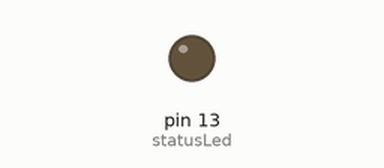
Recording of a sketch running on a simulated Teensy 4. Shown: output pins drawn as LEDs (lit = HIGH). What the sketch prints to the serial monitor is not drawn.

Above: at 1.1 s.
At 6.25 s:
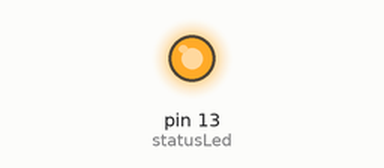
Timing chart, 0 to 8.1 s (numbered marks = the images above):
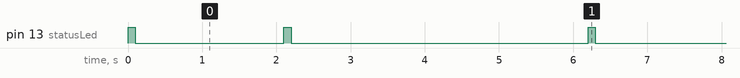

Measured:
- by itself, pin 13 (statusLed): repeats every 6.2 s: LOW 2.0 s, HIGH 0.10 s, LOW 4.0 s, HIGH 0.10 s, until it stays LOW from 33.2 s
- by itself, everything shown: repeats every 6.2 s, in 4 steps

The sketch:

Queen_Firmware_TEST.ino
```cpp
/*
 * Queen Serial: SH -> 0x13A200, SL -> 0x41515876
 * Scout 1 Serial: SH -> 0x13A200, SL -> 0x4164D65A
 * Scout 2 Serial: SH -> 0x13A200, SL -> 0x41515879
 * Hive Serial: SH -> 0013A200, SL -> 414FF265
 * Scout PCB Serial: SH -> 0013A200, SL -> 4151A85D
 * Queen PCB Serial: SH -> 0013A200, SL -> 4151A855
 */

//Libraries
#include <XBee.h> //XBee library

//Variable Definition
//int scoutSerials[1][2] = {{0x13A200,0x4164D65A}}; //Serial numbers of all scout devices connected to queen, form of [SH,SL]
int scoutSerials[1][2] = {{0x13A200,0x4151A85D}}; //PCB Scout
uint8_t accumlatedScoutData[83]; //Tablet sends single package of accumulated data
uint8_t requestSX[83]; //Tablet requests SX transmission routine

uint32_t timer = millis();
uint32_t timer1 = millis();
float Pi = 3.14159;
int count = 0; //Counter to track repetitions of searching cycles

//XBee Preamble
#define XBeeSerial Serial1 //Teensy Ports 0/RX1 and 1/TX1
#define SXSerial Serial3   //Teensy Ports 9/RX2 and 10/TX2
XBee xbee = XBee(); //Create XBee object
XBee SXxbee = XBee();
XBeeResponse response = XBeeResponse();

XBeeAddress64 hiveAddr64 = XBeeAddress64(0x0013A200,0x414FF2A7);

//Tablet Preamble
#define TabletSerial Serial //USB Serial

int statusLed = 13;
int button1 = 3;
int button2 = 4;

volatile unsigned long last_interrupt;

void flashLed(int pin, int times, int wait) {

  for (int i = 0; i < times; i++) {
    digitalWrite(pin, HIGH);
    delay(wait);
    digitalWrite(pin, LOW);

    if (i + 1 < times) {
      delay(wait);
    }
  }
}

//void buttonPress(){
//  if (millis() - last_interrupt > 1000){
//    uint8_t toSend[83];                           //Initialize package to be sent
//    for(int i=0;i<83;i++){
//      toSend[i] = 0x00;                           //Fill package with 0s per communication protocol
//    }
//    toSend[0] = 0x7E;
//    toSend[1] = 0x01;
//    toSend[2] = 0x01;
//    if(digitalRead(3)==LOW){
//      toSend[3] = 0x00;
//    }
//    else if(digitalRead(4)==LOW){
//      toSend[3] = 0x01;
//    }
//    cli();
//    for(int i=0;i<sizeof(toSend);i++){
//      TabletSerial.write(toSend[i]);              //Write packet to Serial
//    }
//    sei();
//  }
//  last_interrupt = millis();
//}

void setup() {
  XBeeSerial.begin(9600);
  xbee.setSerial(XBeeSerial);
  SXSerial.begin(9600);
  SXxbee.setSerial(SXSerial);
  TabletSerial.begin(9600);
  pinMode(statusLed,OUTPUT);
//  pinMode(button1,INPUT);
//  pinMode(button2,INPUT);
//  digitalWrite(button1,HIGH);
//  digitalWrite(button2,HIGH);
//  attachInterrupt(button1,buttonPress,FALLING);
//  attachInterrupt(button2,buttonPress,FALLING);
}


void sendTeensy(uint8_t package[], uint8_t packet, uint8_t packagelength){
  uint8_t toSend[83];                           //Initialize package to be sent
  for(int i=0;i<83;i++){
    toSend[i] = 0x00;                           //Fill package with 0s per communication protocol
  }
  toSend[0] = 0x7E;                             //Set start byte
  toSend[2] = packet;                           //Set packet type byte
  if(packet == 0x02){
    toSend[1] = 0x01;                          //Set length byte to 1 for SX request type
  }
  if(toSend[2] == 0x00 or toSend[2] == 0x01){
    for(int i=0;i<packagelength;i++){
      toSend[i+3] = package[i];                 //Read payload into sending array
    }
    toSend[1] = (packagelength+1);              //Set length byte
  }
  cli();
  for(int i=0;i<sizeof(toSend);i++){
    TabletSerial.write(toSend[i]);              //Write packet to Serial
  }
  sei();
}

void queryScout(int scoutSH, int scoutSL){
  XBeeAddress64 addr64 = XBeeAddress64(scoutSH, scoutSL);           //Set address of scout
  uint8_t request[5] = {0xFF, 0xFF, 0xFF, 0xFF, 0xFF};              //Define request bytes
  ZBTxRequest zbTx = ZBTxRequest(addr64, request, sizeof(request)); //Build request
  ZBTxStatusResponse txStatus = ZBTxStatusResponse();               //Define response
  ZBRxResponse rx = ZBRxResponse();
  uint8_t payload[25];

  xbee.send(zbTx);                                                  //Send request for information
  flashLed(statusLed,1,100);
  if(xbee.readPacket(2000)){    //Wait for 2 seconds to see if we get a response
    if(xbee.getResponse().getApiId() == ZB_TX_STATUS_RESPONSE){     //Check that we got an appropriate response for our request
      xbee.readPacket(2000);                                        //Wait for 2 seconds for an information packet
      if(xbee.getResponse().getApiId() == ZB_RX_RESPONSE){          //Check that we have an appropriate response
        xbee.getResponse().getZBRxResponse(rx);                     //Read response
        flashLed(statusLed,5,50);
        for(int i = 0; i < rx.getDataLength(); i++){
          payload[i] = rx.getData()[i];                             //Read payload into array
        }
        sendTeensy(payload,0x00,rx.getDataLength());                                   //Send payload to Teensy
      }
    }
  }
}

void loop() {
  //***QUERY SCOUTS FOR LOCATION DATA***
  for(int i=0;i<2;i++){
    queryScout(scoutSerials[i][0],scoutSerials[i][1]);  //Pass each serial number of scout into queryScout function
  }
  //***END QUERY***

  //***SEND DATA TO HIVE OVER SX***
  if(count == 5){
    while(1==1){                                  //Maintain loop until broken when request is returned by an empty packet
      //Serial.println("Enter");

      sendTeensy({},0x02,0x00);                        //Request SX packet from Tablet
      uint8_t payload[80];
      while(TabletSerial.available()<83){
        //Serial.println(TabletSerial.available());
        delay(5);
      }
        byte discard = TabletSerial.read();       //Read start byte from serial and discard
        uint8_t lengthByte = TabletSerial.read(); //Read length byte
        uint8_t typeByte = TabletSerial.read();   //Read type byte

        if(lengthByte==0x01 && typeByte==0x03){
          for(int i=0;i<80;i++){
            byte discard = TabletSerial.read();
          }
          break;                                  //Terminates reading loop when tablet passes an empty payload array
        }

        for(int i = 0;i<80;i++){    //Run through all remaining bytes inside of the length
          payload[i] = TabletSerial.read();
        }
      ZBTxRequest zbTx = ZBTxRequest(hiveAddr64, payload, sizeof(payload));
      ZBTxStatusResponse txStatus = ZBTxStatusResponse();

      SXxbee.send(zbTx);
      delay(100);
    }
    count = 0;
  }
  count += 1;
  //Serial.println(count);
  //***END HIVE TRANSMISSION***
  delay(2000);                                 //Delay 30 seconds before querying scouts again
}
```
